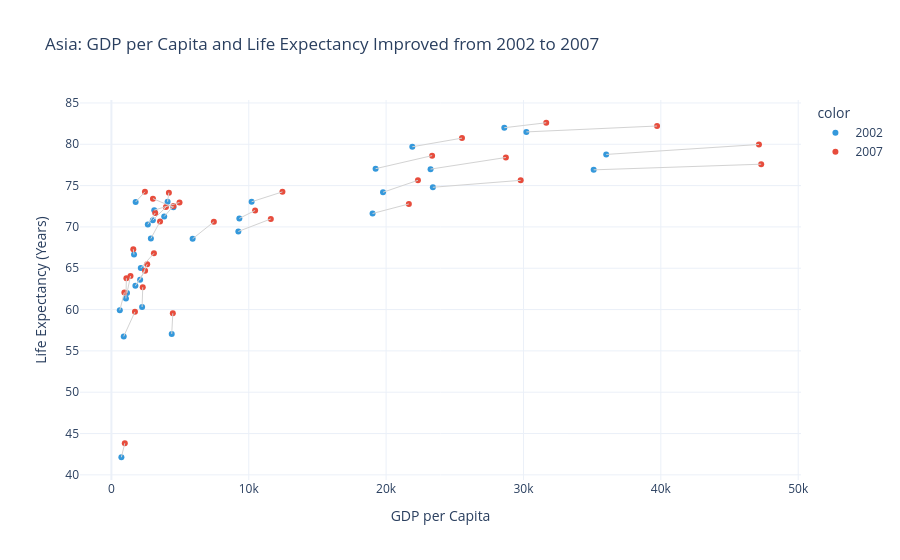

Write notebook code for a chart like this one.
### Markdown cell above
## Task 1 — Scatter: life expectancy change over time

**What to build:** A scatter showing **GDP per capita vs life expectancy** for **two years** (2002 and 2007) to show how both moved — use **colour for year** (just 2 colours), **one continent only**.

Choose any continent except Africa (that was the example). Highlight the change direction.

> 💡 Filter: `df.loc[df['continent'] == 'YOUR_CHOICE']` then filter years

### Code cell
import plotly.express as px
import plotly.graph_objects as go

# Choose one continent
continent_choice = 'Asia'

# Filter data for selected continent and years
filtered = df[
    (df['continent'] == continent_choice) &
    (df['year'].isin([2002, 2007]))
].copy()

# Create scatter plot
fig = px.scatter(
    filtered,
    x='gdpPercap',
    y='lifeExp',
    color=filtered['year'].astype(str),
    hover_name='country',
    color_discrete_map={
        '2002': '#3498db',
        '2007': '#e74c3c'
    },
    title='Asia: GDP per Capita and Life Expectancy Improved from 2002 to 2007'
)

# Add lines showing direction of change
for country in filtered['country'].unique():
    country_data = filtered[
        filtered['country'] == country
    ].sort_values('year')

    if len(country_data) == 2:
        fig.add_trace(
            go.Scatter(
                x=country_data['gdpPercap'],
                y=country_data['lifeExp'],
                mode='lines',
                line=dict(color='lightgrey', width=1),
                showlegend=False,
                hoverinfo='skip'
            )
        )

fig.update_layout(
    xaxis_title='GDP per Capita',
    yaxis_title='Life Expectancy (Years)',
    template='plotly_white'
)

fig.show()

### Figure 1 — Plotly figure (JSON) as saved in the notebook; plotly's stock layout.template omitted (floating-point values rounded to 4 significant figures)
{"data": [{"hovertemplate": "<b>%{hovertext}</b><br><br>color=2002<br>gdpPercap=%{x}<br>lifeExp=%{y}<extra></extra>", "hovertext": ["Afghanistan", "Bahrain", "Bangladesh", "Cambodia", "China", "Hong Kong, China", "India", "Indonesia", "Iran", "Iraq", "Israel", "Japan", "Jordan", "Korea, Dem. Rep.", "Korea, Rep.", "Kuwait", "Lebanon", "Malaysia", "Mongolia", "Myanmar", "Nepal", "Oman", "Pakistan", "Philippines", "Saudi Arabia", "Singapore", "Sri Lanka", "Syria", "Taiwan", "Thailand", "Vietnam", "West Bank and Gaza", "Yemen, Rep."], "legendgroup": "2002", "marker": {"color": "#3498db", "symbol": "circle"}, "mode": "markers", "name": "2002", "orientation": "v", "showlegend": true, "type": "scatter", "x": [726.7, 23400.0, 1136.0, 896.2, 3119.0, 30210.0, 1747.0, 2874.0, 9241.0, 4391.0, 21910.0, 28600.0, 3845.0, 1647.0, 19230.0, 35110.0, 9314.0, 10210.0, 2141.0, 611.0, 1057.0, 19770.0, 2093.0, 2651.0, 19010.0, 36020.0, 3015.0, 4091.0, 23240.0, 5913.0, 1764.0, 4515.0, 2235.0], "xaxis": "x", "y": [42.13, 74.8, 62.01, 56.75, 72.03, 81.5, 62.88, 68.59, 69.45, 57.05, 79.7, 82.0, 71.26, 66.66, 77.05, 76.9, 71.03, 73.04, 65.03, 59.91, 61.34, 74.19, 63.61, 70.3, 71.63, 78.77, 70.81, 73.05, 76.99, 68.56, 73.02, 72.37, 60.31], "yaxis": "y"}, {"hovertemplate": "<b>%{hovertext}</b><br><br>color=2007<br>gdpPercap=%{x}<br>lifeExp=%{y}<extra></extra>", "hovertext": ["Afghanistan", "Bahrain", "Bangladesh", "Cambodia", "China", "Hong Kong, China", "India", "Indonesia", "Iran", "Iraq", "Israel", "Japan", "Jordan", "Korea, Dem. Rep.", "Korea, Rep.", "Kuwait", "Lebanon", "Malaysia", "Mongolia", "Myanmar", "Nepal", "Oman", "Pakistan", "Philippines", "Saudi Arabia", "Singapore", "Sri Lanka", "Syria", "Taiwan", "Thailand", "Vietnam", "West Bank and Gaza", "Yemen, Rep."], "legendgroup": "2007", "marker": {"color": "#e74c3c", "symbol": "circle"}, "mode": "markers", "name": "2007", "orientation": "v", "showlegend": true, "type": "scatter", "x": [974.6, 29800.0, 1391.0, 1714.0, 4959.0, 39720.0, 2452.0, 3541.0, 11610.0, 4471.0, 25520.0, 31660.0, 4519.0, 1593.0, 23350.0, 47310.0, 10460.0, 12450.0, 3096.0, 944.0, 1091.0, 22320.0, 2606.0, 3190.0, 21650.0, 47140.0, 3970.0, 4185.0, 28720.0, 7458.0, 2442.0, 3025.0, 2281.0], "xaxis": "x", "y": [43.83, 75.64, 64.06, 59.72, 72.96, 82.21, 64.7, 70.65, 70.96, 59.55, 80.75, 82.6, 72.53, 67.3, 78.62, 77.59, 71.99, 74.24, 66.8, 62.07, 63.78, 75.64, 65.48, 71.69, 72.78, 79.97, 72.4, 74.14, 78.4, 70.62, 74.25, 73.42, 62.7], "yaxis": "y"}, {"hoverinfo": "skip", "line": {"color": "lightgrey", "width": 1}, "mode": "lines", "showlegend": false, "type": "scatter", "x": [726.7, 974.6], "y": [42.13, 43.83]}, {"hoverinfo": "skip", "line": {"color": "lightgrey", "width": 1}, "mode": "lines", "showlegend": false, "type": "scatter", "x": [23400.0, 29800.0], "y": [74.8, 75.64]}, {"hoverinfo": "skip", "line": {"color": "lightgrey", "width": 1}, "mode": "lines", "showlegend": false, "type": "scatter", "x": [1136.0, 1391.0], "y": [62.01, 64.06]}, {"hoverinfo": "skip", "line": {"color": "lightgrey", "width": 1}, "mode": "lines", "showlegend": false, "type": "scatter", "x": [896.2, 1714.0], "y": [56.75, 59.72]}, {"hoverinfo": "skip", "line": {"color": "lightgrey", "width": 1}, "mode": "lines", "showlegend": false, "type": "scatter", "x": [3119.0, 4959.0], "y": [72.03, 72.96]}, {"hoverinfo": "skip", "line": {"color": "lightgrey", "width": 1}, "mode": "lines", "showlegend": false, "type": "scatter", "x": [30210.0, 39720.0], "y": [81.5, 82.21]}, {"hoverinfo": "skip", "line": {"color": "lightgrey", "width": 1}, "mode": "lines", "showlegend": false, "type": "scatter", "x": [1747.0, 2452.0], "y": [62.88, 64.7]}, {"hoverinfo": "skip", "line": {"color": "lightgrey", "width": 1}, "mode": "lines", "showlegend": false, "type": "scatter", "x": [2874.0, 3541.0], "y": [68.59, 70.65]}, {"hoverinfo": "skip", "line": {"color": "lightgrey", "width": 1}, "mode": "lines", "showlegend": false, "type": "scatter", "x": [9241.0, 11610.0], "y": [69.45, 70.96]}, {"hoverinfo": "skip", "line": {"color": "lightgrey", "width": 1}, "mode": "lines", "showlegend": false, "type": "scatter", "x": [4391.0, 4471.0], "y": [57.05, 59.55]}, {"hoverinfo": "skip", "line": {"color": "lightgrey", "width": 1}, "mode": "lines", "showlegend": false, "type": "scatter", "x": [21910.0, 25520.0], "y": [79.7, 80.75]}, {"hoverinfo": "skip", "line": {"color": "lightgrey", "width": 1}, "mode": "lines", "showlegend": false, "type": "scatter", "x": [28600.0, 31660.0], "y": [82.0, 82.6]}, {"hoverinfo": "skip", "line": {"color": "lightgrey", "width": 1}, "mode": "lines", "showlegend": false, "type": "scatter", "x": [3845.0, 4519.0], "y": [71.26, 72.53]}, {"hoverinfo": "skip", "line": {"color": "lightgrey", "width": 1}, "mode": "lines", "showlegend": false, "type": "scatter", "x": [1647.0, 1593.0], "y": [66.66, 67.3]}, {"hoverinfo": "skip", "line": {"color": "lightgrey", "width": 1}, "mode": "lines", "showlegend": false, "type": "scatter", "x": [19230.0, 23350.0], "y": [77.05, 78.62]}, {"hoverinfo": "skip", "line": {"color": "lightgrey", "width": 1}, "mode": "lines", "showlegend": false, "type": "scatter", "x": [35110.0, 47310.0], "y": [76.9, 77.59]}, {"hoverinfo": "skip", "line": {"color": "lightgrey", "width": 1}, "mode": "lines", "showlegend": false, "type": "scatter", "x": [9314.0, 10460.0], "y": [71.03, 71.99]}, {"hoverinfo": "skip", "line": {"color": "lightgrey", "width": 1}, "mode": "lines", "showlegend": false, "type": "scatter", "x": [10210.0, 12450.0], "y": [73.04, 74.24]}, {"hoverinfo": "skip", "line": {"color": "lightgrey", "width": 1}, "mode": "lines", "showlegend": false, "type": "scatter", "x": [2141.0, 3096.0], "y": [65.03, 66.8]}, {"hoverinfo": "skip", "line": {"color": "lightgrey", "width": 1}, "mode": "lines", "showlegend": false, "type": "scatter", "x": [611.0, 944.0], "y": [59.91, 62.07]}, {"hoverinfo": "skip", "line": {"color": "lightgrey", "width": 1}, "mode": "lines", "showlegend": false, "type": "scatter", "x": [1057.0, 1091.0], "y": [61.34, 63.78]}, {"hoverinfo": "skip", "line": {"color": "lightgrey", "width": 1}, "mode": "lines", "showlegend": false, "type": "scatter", "x": [19770.0, 22320.0], "y": [74.19, 75.64]}, {"hoverinfo": "skip", "line": {"color": "lightgrey", "width": 1}, "mode": "lines", "showlegend": false, "type": "scatter", "x": [2093.0, 2606.0], "y": [63.61, 65.48]}, {"hoverinfo": "skip", "line": {"color": "lightgrey", "width": 1}, "mode": "lines", "showlegend": false, "type": "scatter", "x": [2651.0, 3190.0], "y": [70.3, 71.69]}, {"hoverinfo": "skip", "line": {"color": "lightgrey", "width": 1}, "mode": "lines", "showlegend": false, "type": "scatter", "x": [19010.0, 21650.0], "y": [71.63, 72.78]}, {"hoverinfo": "skip", "line": {"color": "lightgrey", "width": 1}, "mode": "lines", "showlegend": false, "type": "scatter", "x": [36020.0, 47140.0], "y": [78.77, 79.97]}, {"hoverinfo": "skip", "line": {"color": "lightgrey", "width": 1}, "mode": "lines", "showlegend": false, "type": "scatter", "x": [3015.0, 3970.0], "y": [70.81, 72.4]}, {"hoverinfo": "skip", "line": {"color": "lightgrey", "width": 1}, "mode": "lines", "showlegend": false, "type": "scatter", "x": [4091.0, 4185.0], "y": [73.05, 74.14]}, {"hoverinfo": "skip", "line": {"color": "lightgrey", "width": 1}, "mode": "lines", "showlegend": false, "type": "scatter", "x": [23240.0, 28720.0], "y": [76.99, 78.4]}, {"hoverinfo": "skip", "line": {"color": "lightgrey", "width": 1}, "mode": "lines", "showlegend": false, "type": "scatter", "x": [5913.0, 7458.0], "y": [68.56, 70.62]}, {"hoverinfo": "skip", "line": {"color": "lightgrey", "width": 1}, "mode": "lines", "showlegend": false, "type": "scatter", "x": [1764.0, 2442.0], "y": [73.02, 74.25]}, {"hoverinfo": "skip", "line": {"color": "lightgrey", "width": 1}, "mode": "lines", "showlegend": false, "type": "scatter", "x": [4515.0, 3025.0], "y": [72.37, 73.42]}, {"hoverinfo": "skip", "line": {"color": "lightgrey", "width": 1}, "mode": "lines", "showlegend": false, "type": "scatter", "x": [2235.0, 2281.0], "y": [60.31, 62.7]}], "layout": {"legend": {"title": {"text": "color"}, "tracegroupgap": 0}, "title": {"text": "Asia: GDP per Capita and Life Expectancy Improved from 2002 to 2007"}, "xaxis": {"anchor": "y", "domain": [0, 1], "title": {"text": "GDP per Capita"}}, "yaxis": {"anchor": "x", "domain": [0, 1], "title": {"text": "Life Expectancy (Years)"}}}}
